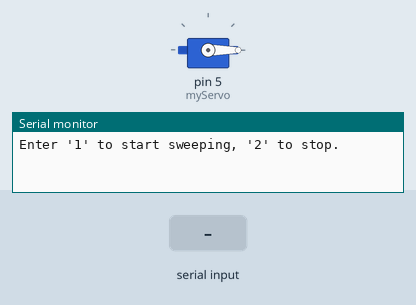
This sketch was run on a simulated Arduino Uno, built with avr-gcc and run on an emulated ATmega328P. Shown: servo, the last lines printed to the serial monitor. The inputs (shaded band) are chosen by the test bench.

Above: at 1.2 s.
1.3 s: "1" received over Serial
At 1.76 s:
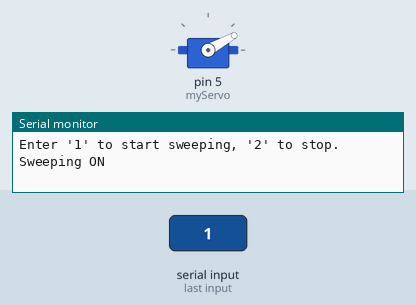
At 2.37 s:
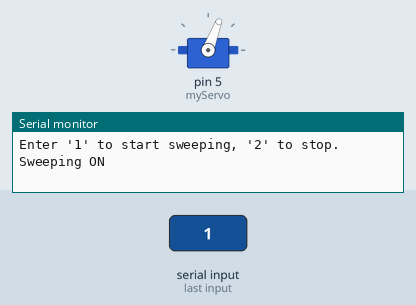
Timing chart, 0 to 10.3 s (numbered marks = the images above; inputs shaded):
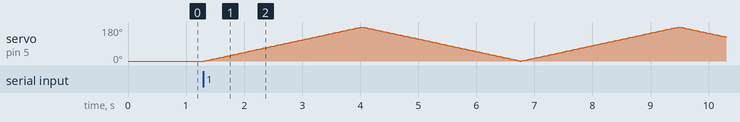

The sketch:

ques2_5.ino
```cpp
#include <Servo.h>

Servo myServo;
int servoAngle = 0;
bool isSweeping = false;

void setup() {
  Serial.begin(9600);
  myServo.attach(5);
  myServo.write(servoAngle);
  Serial.println("Enter '1' to start sweeping, '2' to stop.");
}

void loop() {
  if (Serial.available() > 0) {
    char command = Serial.read();
    if (command == '1') {
      if (!isSweeping) {
        Serial.println("Sweeping ON");
        isSweeping = true;
        servoSweep();
      }
    } else if (command == '2') {
      if (isSweeping) {
        Serial.println("Sweeping OFF");
        isSweeping = false;
      }
    } else {
      Serial.println("Invalid command. Enter '1' to start sweeping, '2' to stop.");
    }
  }
}

void servoSweep() {
  while (isSweeping) {
    for (servoAngle = 0; servoAngle <= 180; servoAngle++) {
      myServo.write(servoAngle);
      delay(15);
    }
    for (servoAngle = 180; servoAngle >= 0; servoAngle--) {
      myServo.write(servoAngle);
      delay(15);
    }
  }
}
```
